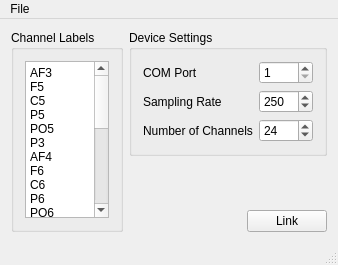
<?xml version="1.0" encoding="UTF-8"?>
<ui version="4.0">
 <class>MainWindow</class>
 <widget class="QMainWindow" name="MainWindow">
  <property name="geometry">
   <rect>
    <x>0</x>
    <y>0</y>
    <width>313</width>
    <height>265</height>
   </rect>
  </property>
  <property name="windowTitle">
   <string>Cogionics Connector</string>
  </property>
  <widget class="QWidget" name="centralWidget">
   <layout class="QHBoxLayout" name="horizontalLayout_2">
    <item>
     <widget class="QGroupBox" name="groupBox_2">
      <property name="title">
       <string>Channel Labels</string>
      </property>
      <layout class="QGridLayout" name="gridLayout">
       <item row="0" column="0">
        <widget class="QPlainTextEdit" name="channelLabels">
         <property name="plainText">
          <string>AF3
F5
C5
P5
PO5
P3
AF4
F6
C6
P6
PO6
F4
P1
Pz
P2
P4
C3
C1
F2
Fz
F1
F3
C4
C2</string>
         </property>
        </widget>
       </item>
      </layout>
     </widget>
    </item>
    <item>
     <layout class="QVBoxLayout" name="verticalLayout">
      <item>
       <widget class="QGroupBox" name="groupBox">
        <property name="title">
         <string>Device Settings</string>
        </property>
        <layout class="QFormLayout" name="formLayout">
         <item row="0" column="0">
          <widget class="QLabel" name="label_4">
           <property name="text">
            <string>COM Port</string>
           </property>
          </widget>
         </item>
         <item row="0" column="1">
          <widget class="QSpinBox" name="comPort">
           <property name="minimum">
            <number>1</number>
           </property>
           <property name="maximum">
            <number>256</number>
           </property>
          </widget>
         </item>
         <item row="1" column="0">
          <widget class="QLabel" name="label">
           <property name="text">
            <string>Sampling Rate</string>
           </property>
          </widget>
         </item>
         <item row="1" column="1">
          <widget class="QSpinBox" name="samplingRate">
           <property name="minimum">
            <number>1</number>
           </property>
           <property name="maximum">
            <number>1000</number>
           </property>
           <property name="value">
            <number>250</number>
           </property>
          </widget>
         </item>
         <item row="2" column="0">
          <widget class="QLabel" name="label_2">
           <property name="text">
            <string>Number of Channels</string>
           </property>
          </widget>
         </item>
         <item row="2" column="1">
          <widget class="QSpinBox" name="channelCount">
           <property name="minimum">
            <number>1</number>
           </property>
           <property name="maximum">
            <number>256</number>
           </property>
           <property name="value">
            <number>24</number>
           </property>
          </widget>
         </item>
        </layout>
       </widget>
      </item>
      <item>
       <spacer name="verticalSpacer">
        <property name="orientation">
         <enum>Qt::Vertical</enum>
        </property>
        <property name="sizeHint" stdset="0">
         <size>
          <width>20</width>
          <height>40</height>
         </size>
        </property>
       </spacer>
      </item>
      <item>
       <layout class="QHBoxLayout" name="horizontalLayout">
        <item>
         <spacer name="horizontalSpacer">
          <property name="orientation">
           <enum>Qt::Horizontal</enum>
          </property>
          <property name="sizeHint" stdset="0">
           <size>
            <width>40</width>
            <height>20</height>
           </size>
          </property>
         </spacer>
        </item>
        <item>
         <widget class="QPushButton" name="linkButton">
          <property name="text">
           <string>Link</string>
          </property>
         </widget>
        </item>
       </layout>
      </item>
     </layout>
    </item>
   </layout>
  </widget>
  <widget class="QMenuBar" name="menuBar">
   <property name="geometry">
    <rect>
     <x>0</x>
     <y>0</y>
     <width>313</width>
     <height>18</height>
    </rect>
   </property>
   <widget class="QMenu" name="menuFile">
    <property name="title">
     <string>File</string>
    </property>
    <addaction name="actionLoad_Configuration"/>
    <addaction name="actionSave_Configuration"/>
    <addaction name="separator"/>
    <addaction name="actionQuit_2"/>
   </widget>
   <addaction name="menuFile"/>
  </widget>
  <widget class="QStatusBar" name="statusBar"/>
  <action name="actionLoad_Configuration">
   <property name="text">
    <string>Load Configuration</string>
   </property>
  </action>
  <action name="actionSave_Configuration">
   <property name="text">
    <string>Save Configuration</string>
   </property>
  </action>
  <action name="actionQuit">
   <property name="text">
    <string>Quit</string>
   </property>
  </action>
  <action name="actionQuit_2">
   <property name="text">
    <string>Quit</string>
   </property>
  </action>
 </widget>
 <layoutdefault spacing="6" margin="11"/>
 <resources/>
 <connections/>
</ui>
